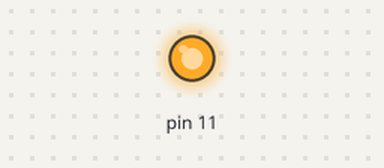
Recording of a sketch running on a simulated Arduino Uno, built with avr-gcc and run on an emulated ATmega328P. On the bench: output pins drawn as LEDs (lit = HIGH).

Above: at 0.05 s.
At 6.65 s:
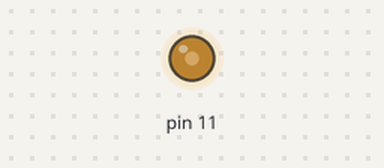
At 8.15 s:
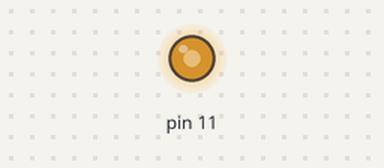
At 10.1 s:
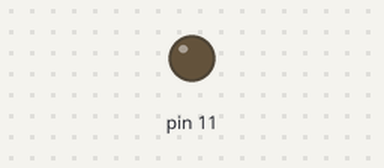
Timing chart, 0 to 13.2 s (numbered marks = the images above):
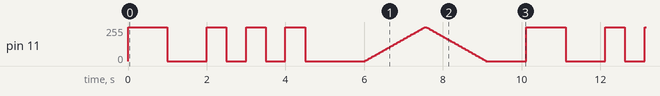

The sketch:

LED_08_classe_led.ino
```cpp
/*
 * LED_08_classe_led.ino
 *
 * Questo sketch dimostra come utilizzare un approccio orientato agli oggetti
 * per gestire i LED, creando una classe LED con metodi per accensione, spegnimento e lampeggio.
 *
 * Circuito:
 * - LED collegato al pin 11 e GND attraverso una resistenza da 220 ohm
 *
 * Creato il: 2023
 */

// Classe LED
class LED {
  private:
    int pin;      // Pin a cui è collegato il LED
    bool stato;   // Stato attuale del LED (acceso/spento)

  public:
    // Costruttore: imposta la modalità del pin del LED come output
    LED(int p) {
      pin = p;
      stato = false;
      pinMode(pin, OUTPUT);
      spegni(); // Inizia con il LED spento
    }

    // Metodo per accendere il LED
    void accendi() {
      digitalWrite(pin, HIGH);
      stato = true;
    }

    // Metodo per spegnere il LED
    void spegni() {
      digitalWrite(pin, LOW);
      stato = false;
    }

    // Metodo per invertire lo stato del LED
    void inverti() {
      if (stato) {
        spegni();
      } else {
        accendi();
      }
    }

    // Metodo per far lampeggiare il LED un certo numero di volte
    void lampeggia(int volte, int durata = 500) {
      for (int i = 0; i < volte; i++) {
        accendi();
        delay(durata);
        spegni();
        delay(durata);
      }
    }

    // Metodo per impostare la luminosità del LED (solo per pin PWM)
    void setLuminosita(int luminosita) {
      // Assicurati che il valore sia nel range 0-255
      luminosita = constrain(luminosita, 0, 255);
      analogWrite(pin, luminosita);
      stato = (luminosita > 0);
    }
};

// Crea un oggetto LED sul pin 11
LED led(11);

void setup() {
  // Non c'è nulla da fare qui, il costruttore della classe LED
  // ha già configurato il pin come OUTPUT
}

void loop() {
  // Dimostra i vari metodi della classe LED

  // Accendi il LED
  led.accendi();
  delay(1000);

  // Spegni il LED
  led.spegni();
  delay(1000);

  // Fai lampeggiare il LED 3 volte
  led.lampeggia(3);
  delay(1000);

  // Dimostra il controllo della luminosità
  for (int i = 0; i <= 255; i += 5) {
    led.setLuminosita(i);
    delay(30);
  }

  for (int i = 255; i >= 0; i -= 5) {
    led.setLuminosita(i);
    delay(30);
  }

  delay(1000);
}
```

Measured:
- by itself, pin 11: moves between 0/255 and 255/255, repeating every 10.1 s
